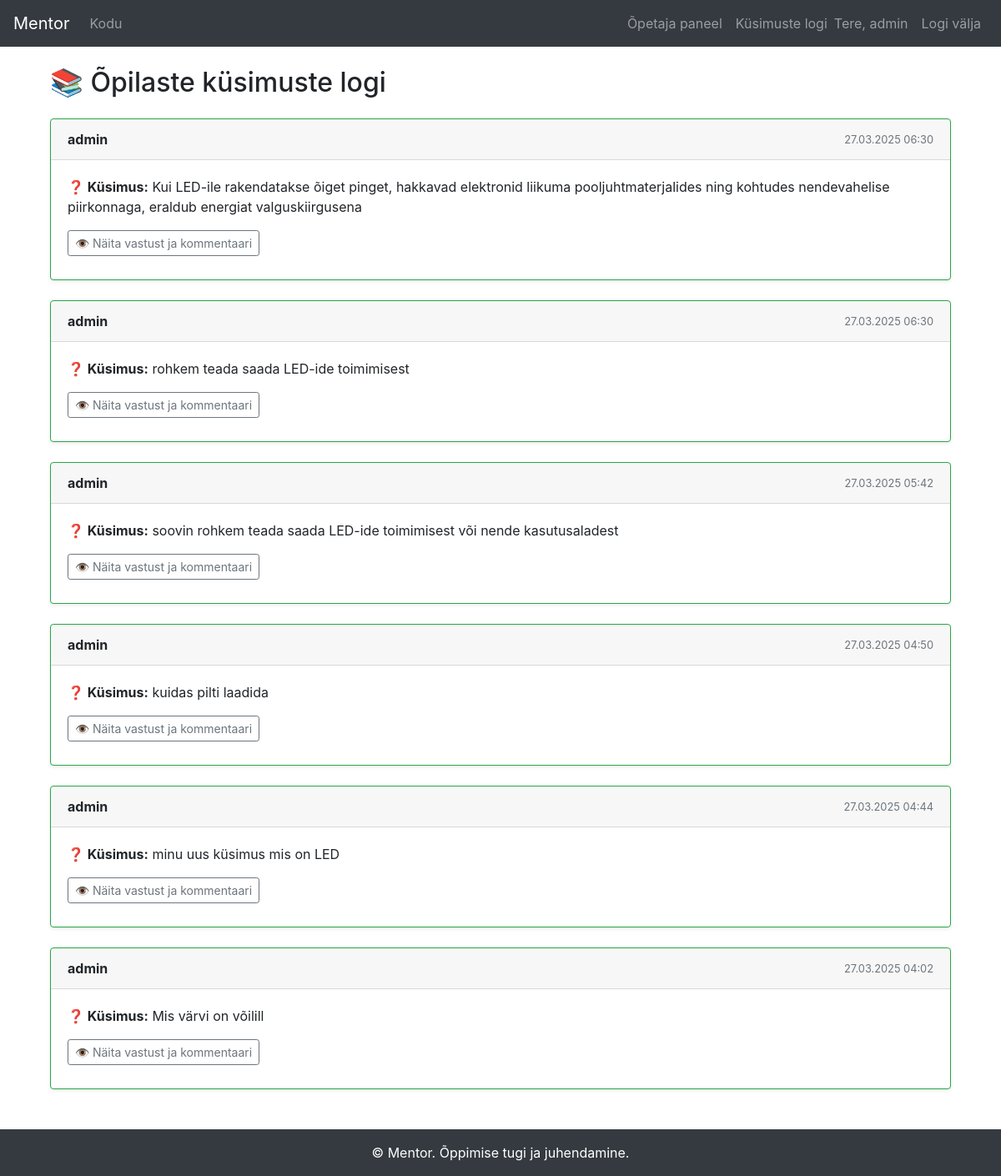
Screenshot of /teacher/questions/ (signed in) with the database file from the repository.
### mentor_app/models.py (models this page shows, shortened)
class QuestionLog(models.Model):
    user = models.ForeignKey(User, on_delete=models.CASCADE)
    question = models.TextField()
    answer = models.TextField()
    teacher_comment = models.TextField(blank=True, null=True)
    timestamp = models.DateTimeField(auto_now_add=True)

### mentor_app/decorators.py (the view)
        def _wrapped_view(request, *args, **kwargs):
            if request.user.userprofile.status != required_status:
                messages.warning(request, "Sul puudub sellele lehele ligipääs.")
                return redirect('home')
            return view_func(request, *args, **kwargs)

### mentor_app/views.py (called while the page is built, shortened)
@login_required
@status_required('teacher')
def question_log_view(request):
    logs = QuestionLog.objects.select_related('user').order_by('-timestamp')
    return render(request, 'teacher_question_log.html', {'logs': logs})

### mentor_app/templates/teacher_question_log.html (shortened to what this page needs)
{% extends "base.html" %}
{% block content %}
<div class="container">
    <h2 class="mb-4">📚 Õpilaste küsimuste logi</h2>
    {% if logs %}
        {% for log in logs %}
            <div class="card mb-4 shadow-sm {% if log.teacher_comment %}border-success{% endif %}">
                <div class="card-header d-flex justify-content-between align-items-center">
                    <strong>{{ log.user.username }}</strong>
                    <span class="text-muted small">{{ log.timestamp|date:"d.m.Y H:i" }}</span>
                </div>
                <div class="card-body">
                    <p><strong>❓ Küsimus:</strong> {{ log.question }}</p>
                    <button class="btn btn-outline-secondary btn-sm mb-2" type="button" data-toggle="collapse" data-target="#details{{ log.id }}" aria-expanded="false" aria-controls="details{{ log.id }}">
                        👁 Näita vastust ja kommentaari
                    </button>
                </div>
            </div>
        {% endfor %}
    {% else %}
        <div class="alert alert-info">Küsimuste logi on hetkel tühi.</div>
    {% endif %}
</div>
{% endblock %}

### mentor_app/templates/base.html (shortened to what this page needs)
{% load static %}
{% load crispy_forms_tags %}
<!DOCTYPE html>
<html lang="et">
<head>
    <link rel="stylesheet" href="https://stackpath.bootstrapcdn.com/bootstrap/4.5.2/css/bootstrap.min.css">
    <link rel="stylesheet" href="{% static 'css/style.css' %}">
</head>
<body>
    <nav class="navbar navbar-expand-lg navbar-dark bg-dark">
        <a class="navbar-brand" href="{% url 'home' %}">Mentor</a>
        <div class="collapse navbar-collapse" id="navbarNav">
            <ul class="navbar-nav mr-auto">
                {% if user.is_authenticated %}
                <li class="nav-item"><a class="nav-link" href="{% url 'home' %}">Kodu</a></li>
                {% endif %}
            </ul>
            <ul class="navbar-nav">
                {% if user.is_authenticated and user.userprofile.status == 'teacher' %}
                <li class="nav-item">
                    <a class="nav-link" href="{% url 'teacher_dashboard' %}">Õpetaja paneel</a>
                </li>
                <li class="nav-item">
                    <a class="nav-link" href="{% url 'teacher_question_log' %}">Küsimuste logi</a>
                </li>
                {% endif %}
                {% if user.is_authenticated %}
                <li class="nav-item">
                    <span class="navbar-text mr-2">Tere, {{ user.username }}</span>
                </li>
                <li class="nav-item">
                    <a class="nav-link" href="{% url 'logout' %}">Logi välja</a>
                </li>
                {% else %}
                <li class="nav-item"><a class="nav-link" href="{% url 'login' %}">Logi sisse</a></li>
                <li class="nav-item"><a class="nav-link" href="{% url 'signup' %}">Registreeru</a></li>
                {% endif %}
            </ul>
        </div>
    </nav>
    <div class="container mt-4">
        {% block content %}
        {% endblock %}
    </div>
    <footer class="bg-dark text-white text-center py-3 mt-5">
        &copy; {{ now|date:"Y" }} Mentor. Õppimise tugi ja juhendamine.
    </footer>
</body>
</html>

### rows the page displays
QuestionLog: user.username "admin", timestamp "27.03.2025 06:30", question "Kui LED-ile rakendatakse õiget pinget, hakkavad elektronid liikuma pooljuhtmaterjalides ning kohtudes nendevahelise piirkonnaga, eraldub energiat valguskiirgusena"
QuestionLog: user.username "admin", timestamp "27.03.2025 06:30", question "rohkem teada saada LED-ide toimimisest"
QuestionLog: user.username "admin", timestamp "27.03.2025 05:42", question "soovin rohkem teada saada LED-ide toimimisest või nende kasutusaladest"
QuestionLog: user.username "admin", timestamp "27.03.2025 04:50", question "kuidas pilti laadida"
QuestionLog: user.username "admin", timestamp "27.03.2025 04:44", question "minu uus küsimus mis on LED"
QuestionLog: user.username "admin", timestamp "27.03.2025 04:02", question "Mis värvi on võilill"

### other values shown
{{ user.username }} "admin"
